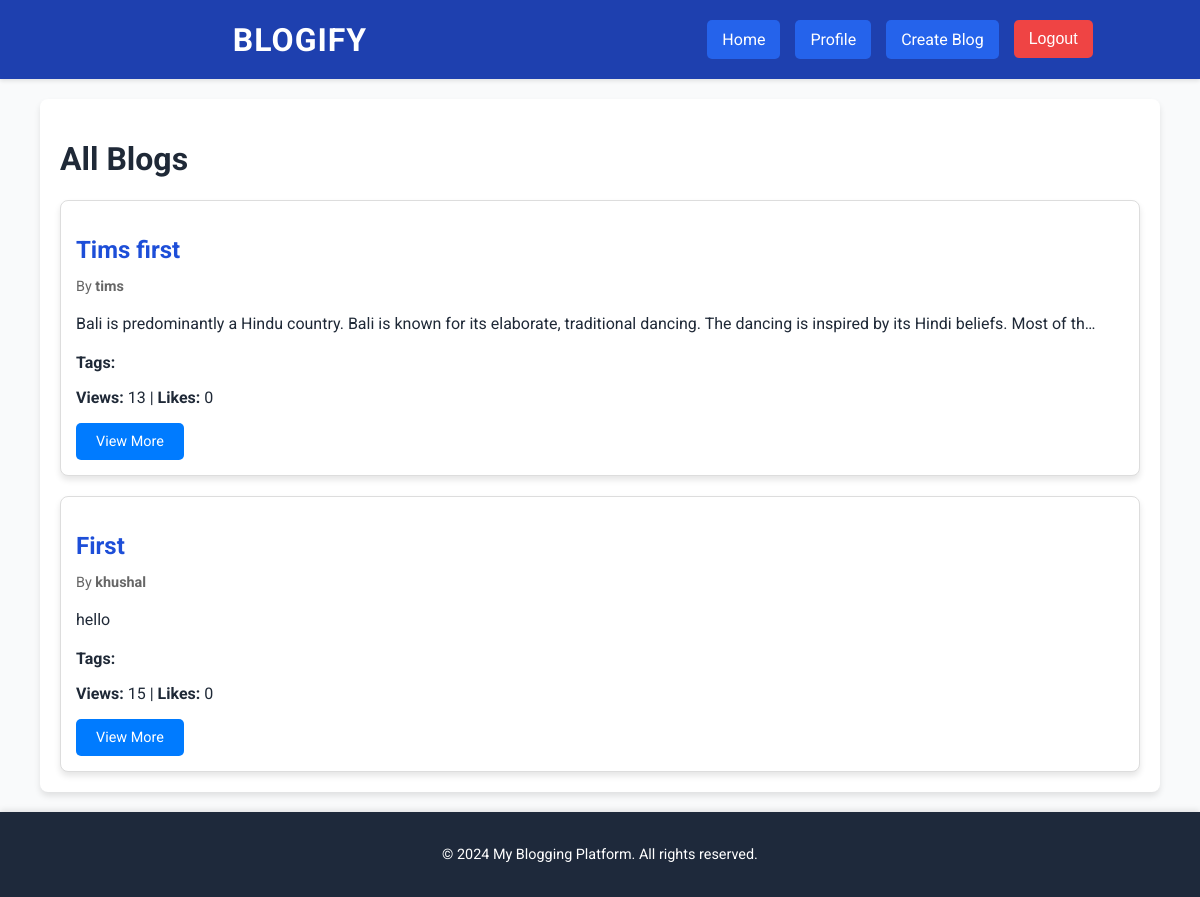
Screenshot of / (signed in) with the database file from the repository.
### blog/models.py (models this page shows, shortened)
class Blog(models.Model):
    STATUS_CHOICES = [
        ('draft', 'Draft'),
        ('post', 'Post'),
        ('archived', 'Archived'),
    ]
    title = models.CharField(max_length=200)
    content = models.TextField()
    author = models.ForeignKey(User, on_delete=models.CASCADE)
    timestamp = models.DateTimeField(auto_now_add=True)
    last_updated = models.DateTimeField(auto_now=True)
    tags = models.CharField(max_length=100, blank=True)  # Comma-separated tags
    status = models.CharField(max_length=10, choices=STATUS_CHOICES, default='post')
    cover_image = models.ImageField(upload_to='blog_images/', blank=True, null=True)
    slug = models.SlugField(unique=True, blank=True)
    views_count = models.PositiveIntegerField(default=0)
    comments_allowed = models.BooleanField(default=True)
    likes_count = models.PositiveIntegerField(default=0)

### blog/views.py (the view)
# urls.py: path('', views.home_view, name='home'),
def home_view(request):
    blogs = Blog.objects.filter(status='published').order_by('-timestamp')
    return render(request, 'home.html', {'blogs': blogs})

### blog/templates/home.html (shortened to what this page needs)
{% extends 'base.html' %}
{% block content %}
<div class="home-container">
    <h1 class="page-title">All Blogs</h1>
    <section class="blog-list">
        {% for blog in blogs %}
            <div class="blog-card">
                <h2 class="blog-title">{{ blog.title }}</h2>
                <p class="blog-meta">By <strong>{{ blog.author.username }}</strong></p>
                <p class="blog-content">{{ blog.content|truncatechars:150 }}</p>
                <div class="blog-footer">
                    <p><strong>Tags:</strong> {{ blog.tags }}</p>
                    <p><strong>Views:</strong> {{ blog.views_count }} | <strong>Likes:</strong> {{ blog.likes_count }}</p>
                </div>
                <a href="{% url 'view_blog' blog.id %}" class="button view-blog-btn">View More</a>
            </div>
        {% empty %}
            <p>No blogs available. Be the first to <a href="{% url 'create_blog' %}">create a blog</a>!</p>
        {% endfor %}
    </section>
</div>
{% endblock %}

### blog/static/blog/style.css (style rules this page uses)
body { font-family: 'Roboto', sans-serif; margin: 0; padding: 0; background-color: #f9fafb; color: #1f2937; min-height: 100vh; display: flex; flex-direction: column; }
.blog-list { display: flex; flex-direction: column; gap: 20px; margin-top: 20px; }
.blog-card { padding: 15px; border: 1px solid #ddd; border-radius: 8px; background-color: #fff; box-shadow: 0 4px 6px rgba(0, 0, 0, 0.1); transition: transform 0.3s ease, box-shadow 0.3s ease; }
.blog-title { font-size: 1.5rem; margin-bottom: 10px; color: #1d4ed8; }
.blog-meta { font-size: 0.9rem; color: #666; margin-bottom: 10px; }
.blog-content { font-size: 1rem; margin-bottom: 15px; line-height: 1.6; }
.view-blog-btn { display: inline-block; padding: 10px 20px; font-size: 0.9rem; color: #fff; background-color: #007bff; border-radius: 5px; text-decoration: none; transition: background-color 0.3s ease; }

### rows the page displays
Blog: title "Tims first", author.username "tims", content "Bali is predominantly a Hindu country. Bali is known for its elaborate, traditional dancing. The dancing is inspired by its Hindi beliefs. Most of th…", views_count "13", likes_count "0"
Blog: title "First", author.username "khushal", content "hello", views_count "15", likes_count "0"
